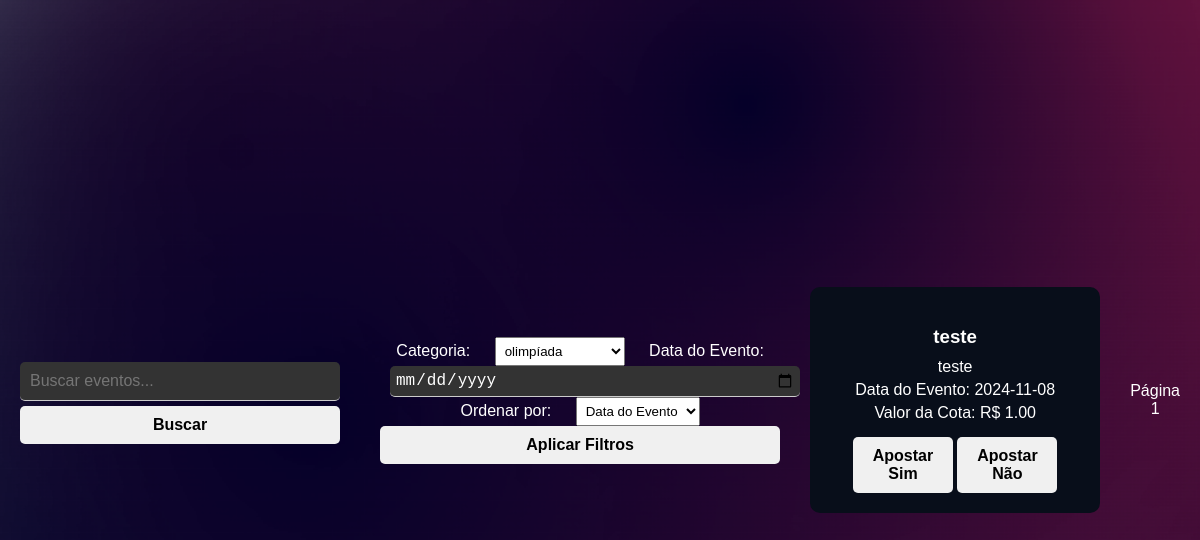
Page /pesquisar_evento?categoria=1 (signed in) on the earlier database version.
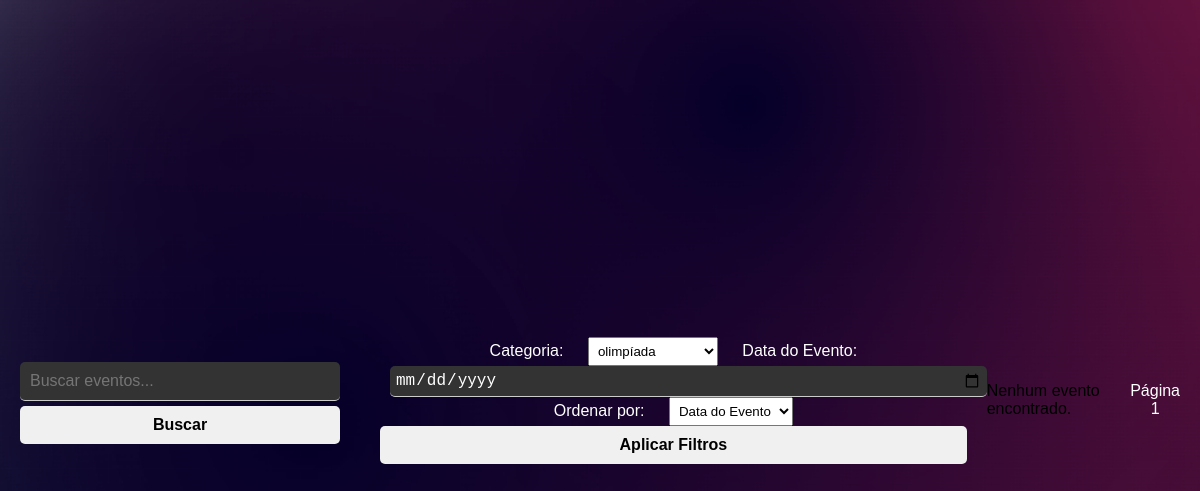
Same page on the later database version.
### tables this page shows
CREATE TABLE eventos (
        id INTEGER PRIMARY KEY AUTOINCREMENT,
        titulo TEXT NOT NULL,
        descricao TEXT NOT NULL,
        valor_cota REAL NOT NULL CHECK (valor_cota >= 1.00),
        data_evento DATE NOT NULL,
        data_inicio_apostas DATE NOT NULL,
        data_fim_apostas DATE NOT NULL,
        status TEXT NOT NULL DEFAULT 'pendente',
        id_criador INTEGER NOT NULL,
        data_criacao TIMESTAMP DEFAULT CURRENT_TIMESTAMP,
        FOREIGN KEY (id_criador) REFERENCES usuarios(id) ON DELETE CASCADE
    );

### app.py (the view)
@app.route('/pesquisar_evento', methods=['GET'])
def pesquisar_evento():
    query = request.args.get('query', '')
    categoria_id = request.args.get('categoria', '')
    data = request.args.get('data', '')
    ordenacao = request.args.get('ordenacao', '')
    page = int(request.args.get('page', 1))
    per_page = 10
    offset = (page - 1) * per_page
    conn = sqlite3.connect(database_path)
    cursor = conn.cursor()
    sql = '''
        SELECT DISTINCT eventos.*
        FROM eventos
        LEFT JOIN eventos_categorias ON eventos.id = eventos_categorias.id_evento
        WHERE eventos.status = 'aprovado'
        AND eventos.data_evento >= date('now')

    '''
    params = []
    if query:
        sql += ' AND (eventos.titulo LIKE ? OR eventos.descricao LIKE ?)'
        params.extend(['%' + query + '%', '%' + query + '%'])
    if categoria_id:
        sql += ' AND eventos_categorias.id_categoria = ?'
        params.append(categoria_id)
    if data:
        sql += ' AND eventos.data_evento = ?'
        params.append(data)
    if ordenacao:
        if ordenacao == 'popularidade':
            sql += ' ORDER BY (SELECT COUNT(*) FROM apostas WHERE apostas.id_evento = eventos.id) DESC'
        elif ordenacao == 'valor_cota':
            sql += ' ORDER BY eventos.valor_cota DESC'
        else:
            sql += ' ORDER BY eventos.data_evento ASC'
    else:
        sql += ' ORDER BY eventos.data_evento ASC'
    sql += ' LIMIT ? OFFSET ?'
    params.extend([per_page, offset])
    cursor.execute(sql, params)
    eventos = cursor.fetchall()
    cursor.execute('SELECT * FROM categorias_eventos')
    categorias = cursor.fetchall()
    conn.close()
    return render_template('pesquisar_evento.html', eventos=eventos, query=query, categorias=categorias,
                           categoria_id=categoria_id, data=data, ordenacao=ordenacao, page=page, per_page=per_page)

### templates/pesquisar_evento.html (shortened to what this page needs)
<!DOCTYPE html>
<html lang="pt-BR">
<head>
    <link rel="stylesheet" href="{{ url_for('static', filename='css/styles.css') }}">
</head>
<body>
    <div class="search-container">
        <form action="{{ url_for('pesquisar_evento') }}" method="GET">
            <input type="text" name="query" placeholder="Buscar eventos..." value="{{ query }}">
            <button type="submit">Buscar</button>
        </form>
    </div>
    <div class="filters-container">
        <form action="{{ url_for('pesquisar_evento') }}" method="GET">
            <label for="categoria">Categoria:</label>
            <select name="categoria" id="categoria">
                {% for cat in categorias %}
                    <option value="{{ cat[0] }}" {% if cat[0]|string == categoria_id %}selected{% endif %}>{{ cat[1] }}</option>
                {% endfor %}
            </select>
            <label for="data">Data do Evento:</label>
            <input type="date" name="data" id="data" value="{{ data }}">
            <label for="ordenacao">Ordenar por:</label>
            <select name="ordenacao" id="ordenacao">
                <option value="data" {% if ordenacao == 'data' or ordenacao == '' %}selected{% endif %}>Data do Evento</option>
            </select>
            <button type="submit">Aplicar Filtros</button>
        </form>
    </div>
    <div class="eventos-container">
        {% if eventos %}
            {% for evento in eventos %}
                <div class="evento-card">
                    <h3>{{ evento[1] }}</h3>
                    <p>{{ evento[2] }}</p>
                    <p>Data do Evento: {{ evento[4] }}</p>
                    <p>Valor da Cota: R$ {{ '{:.2f}'.format(evento[3]) }}</p>
                    <button disabled>Apostar Sim</button>
                    <button disabled>Apostar Não</button>
                </div>
            {% endfor %}
        {% else %}
            <p>Nenhum evento encontrado.</p>
        {% endif %}
    </div>
    <div class="pagination">
        <span>Página {{ page }}</span>
    </div>
</body>
</html>

Differences in the rows shown:
no longer on this page (row edited): eventos: titulo "teste", descricao "teste", data_evento "2024-11-08", valor_cota "1.00"
Other differences:
text now shown: "Nenhum evento encontrado."
